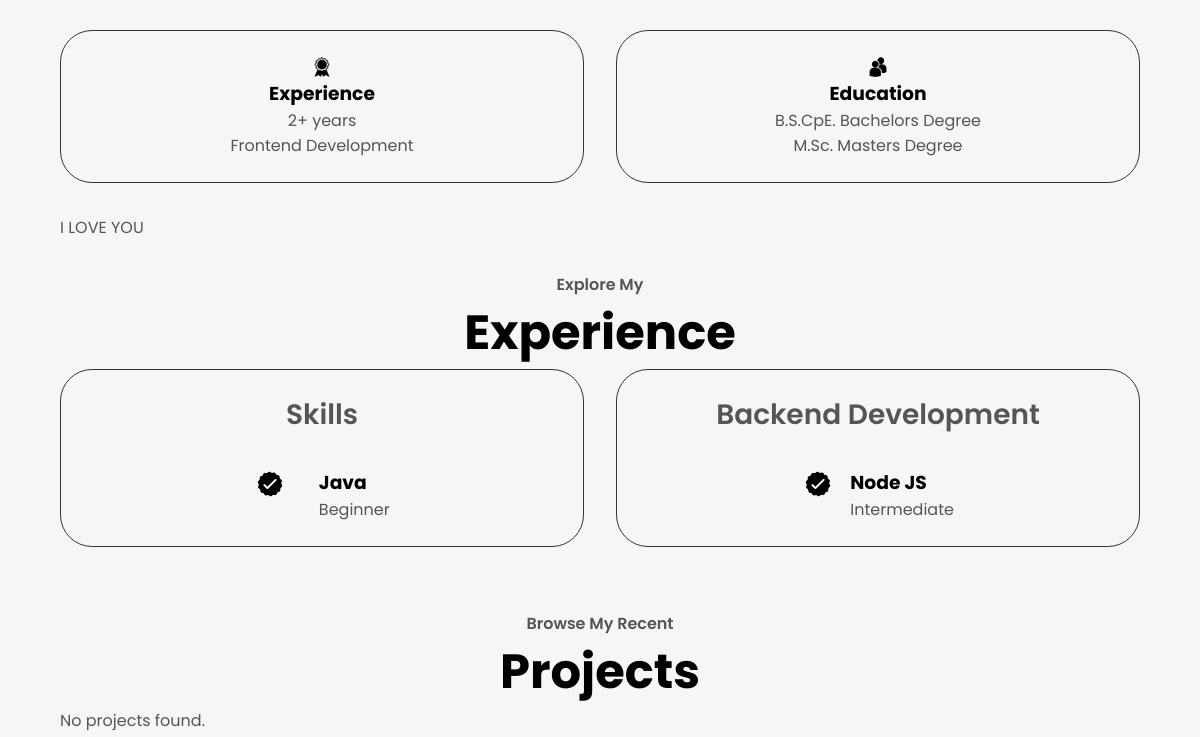
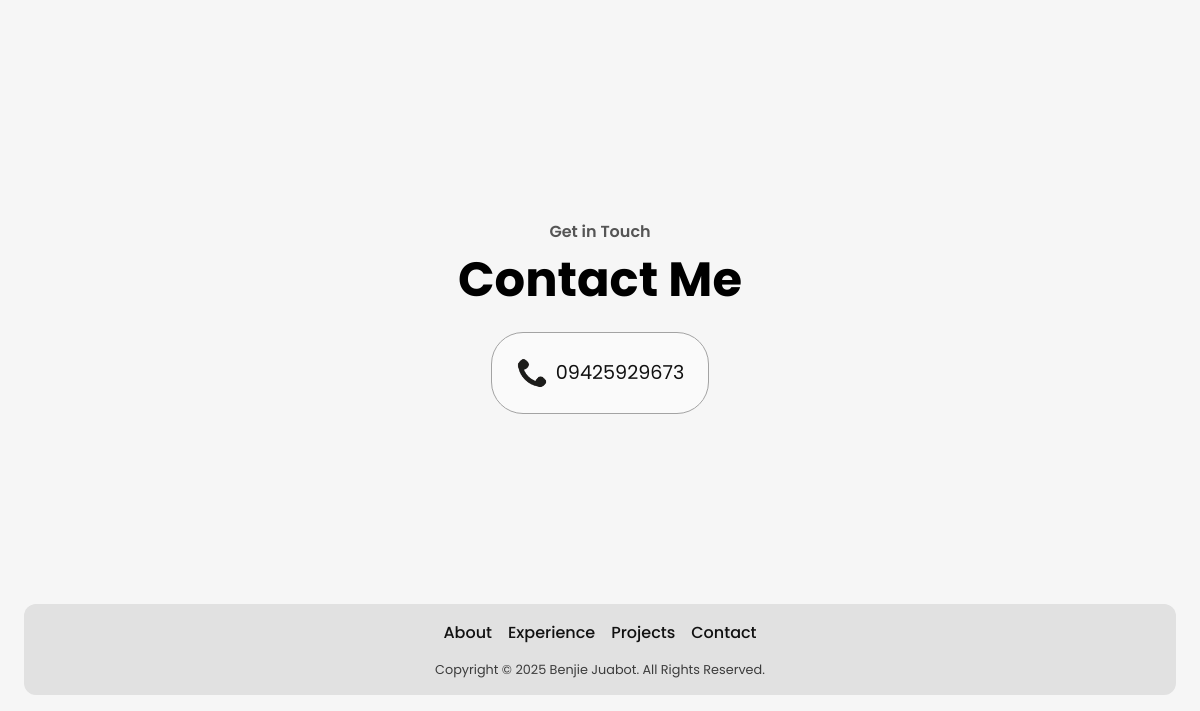
Before: / (lower part) with the older database file (2 pictures, top to bottom).
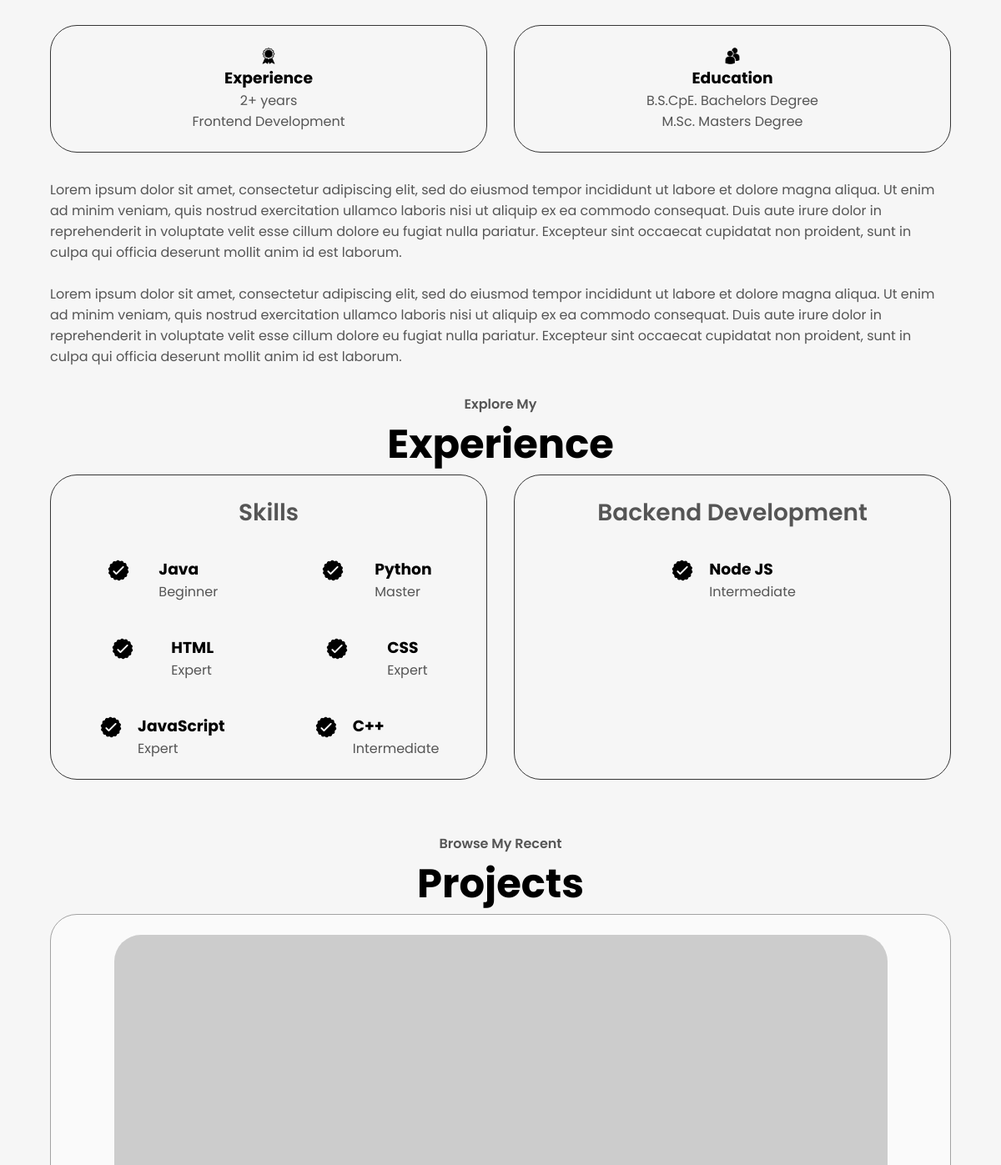
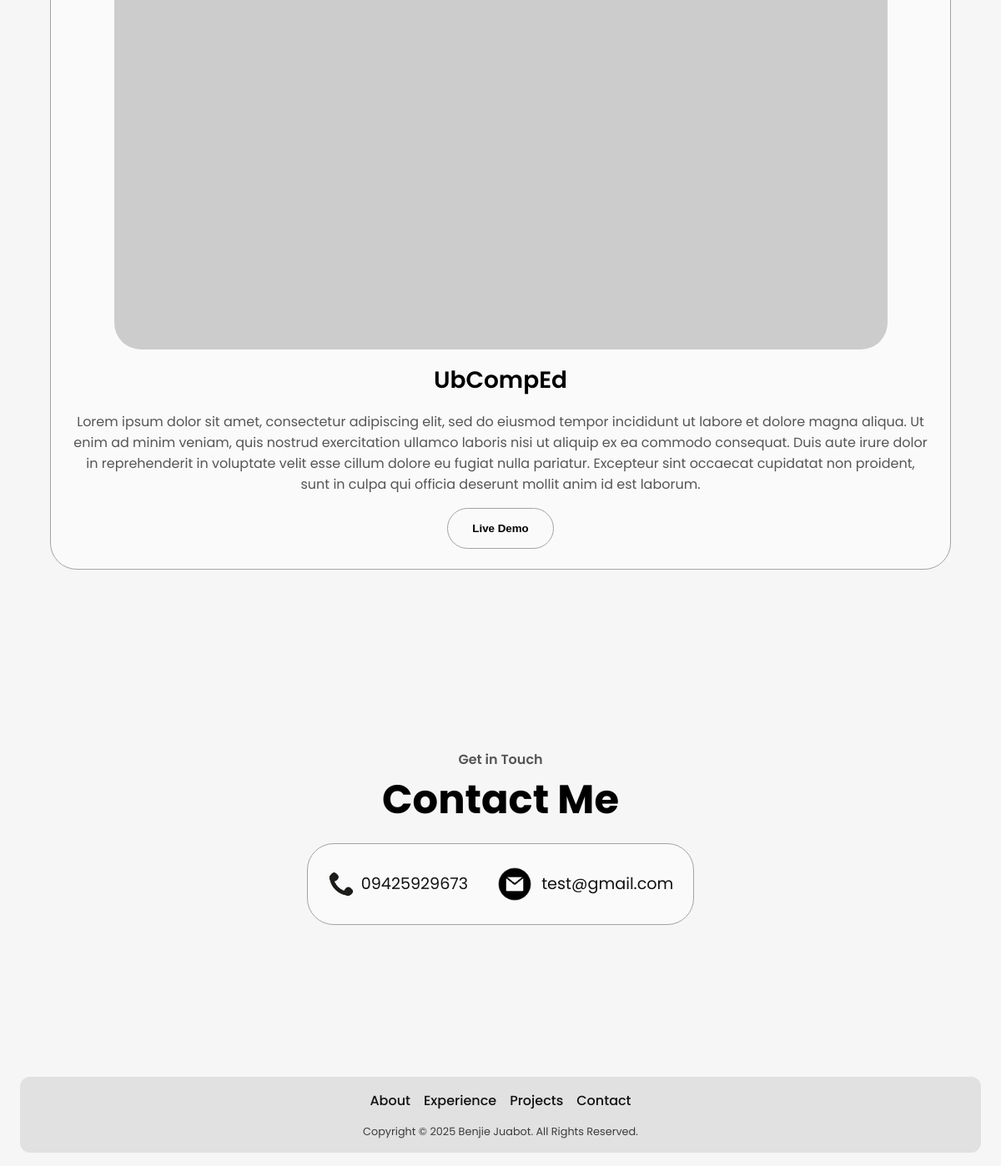
After: the same page with the newer database file (2 pictures, top to bottom).
### tables this page shows
CREATE TABLE `about` (
  `id` int(11) NOT NULL,
  `content` text NOT NULL
);

CREATE TABLE `skills` (
  `id` int(11) NOT NULL,
  `name` varchar(50) NOT NULL,
  `level` varchar(20) NOT NULL,
  `category` varchar(100) DEFAULT 'Programming Languages'
);

CREATE TABLE `contacts` (
  `id` int(11) NOT NULL,
  `type` varchar(50) NOT NULL,
  `value` varchar(255) NOT NULL,
  `is_deleted` tinyint(1) DEFAULT 0,
  `platform` varchar(100) DEFAULT NULL,
  `link` varchar(255) DEFAULT NULL,
  `deleted` tinyint(1) NOT NULL DEFAULT 0
);

CREATE TABLE `projects` (
  `id` int(11) NOT NULL,
  `title` varchar(255) NOT NULL,
  `description` text NOT NULL,
  `category` varchar(100) DEFAULT NULL,
  `link` varchar(255) DEFAULT NULL,
  `created_at` timestamp NOT NULL DEFAULT current_timestamp(),
  `image` longblob DEFAULT NULL
);

### index.php (the view, shortened to what the changed rows need)
<?php
require 'db.php';
$conn->query("CREATE TABLE IF NOT EXISTS skills (
    id INT AUTO_INCREMENT PRIMARY KEY,
    name VARCHAR(255) NOT NULL,
    level VARCHAR(20) NOT NULL
)");
$conn->query("CREATE TABLE IF NOT EXISTS about (
    id INT AUTO_INCREMENT PRIMARY KEY,
    content TEXT NOT NULL
)");
$conn->query("CREATE TABLE IF NOT EXISTS projects (
    id INT AUTO_INCREMENT PRIMARY KEY,
    title VARCHAR(255) NOT NULL,
    description TEXT NOT NULL,
    image_url VARCHAR(255) DEFAULT NULL,
    link VARCHAR(255) DEFAULT NULL,
    created_at TIMESTAMP DEFAULT CURRENT_TIMESTAMP
)");
$conn->query("CREATE TABLE IF NOT EXISTS contacts (
    id INT AUTO_INCREMENT PRIMARY KEY,
    platform VARCHAR(100) DEFAULT NULL,
    link VARCHAR(255) DEFAULT NULL,
    deleted TINYINT(1) NOT NULL DEFAULT 0
)");
$projects = [];
if ($conn->query("SHOW TABLES LIKE 'projects'")->num_rows > 0) {
    $project_result = $conn->query("SELECT * FROM projects ORDER BY created_at DESC");
    if ($project_result && $project_result->num_rows > 0) {
        while ($row = $project_result->fetch_assoc()) {
            $projects[] = $row;
        }
    }
}
$contacts = [];
if ($conn->query("SHOW TABLES LIKE 'contacts'")->num_rows > 0) {
    $contacts_result = $conn->query("SELECT * FROM contacts WHERE deleted = 0");
    if ($contacts_result && $contacts_result->num_rows > 0) {
        while ($row = $contacts_result->fetch_assoc()) {
            $contacts[] = $row;
        }
    }
}
$skills = [];
if ($conn->query("SHOW TABLES LIKE 'skills'")->num_rows > 0) {
    $skills_result = $conn->query("SELECT * FROM skills");
    if ($skills_result && $skills_result->num_rows > 0) {
        while ($row = $skills_result->fetch_assoc()) {
            $skills[] = $row;
        }
    }
}
$about = "No about info yet.";
if ($conn->query("SHOW TABLES LIKE 'about'")->num_rows > 0) {
    $about_result = $conn->query("SELECT content FROM about LIMIT 1");
    if ($about_result && $about_result->num_rows > 0) {
        $row = $about_result->fetch_assoc();
        $about = $row['content'];
    }
}
?>
<!DOCTYPE html>
<html lang="en">
  <head>
    <link rel="stylesheet" href="style.css" />
  </head>
  <body>
    <section id="about">
      <div class="section-container">
        <div class="about-details-container">
          <div class="text-container">
            <p>
              <?php echo nl2br(htmlspecialchars($about)); ?>
            </p>
          </div>
        </div>
      </div>
    </section>
    <section id="experience">
      <h1 class="title">Experience</h1>
      <div class="experience-details-container">
        <div class="about-containers">
          <div class="details-container">
            <h2 class="experience-sub-title">Skills</h2>
            <div class="article-container">
              <?php if (count($skills) > 0): ?>
                  <?php foreach ($skills as $skill): ?>
                      <article>
                        <img
                          src="./assets/checkmark.png"
                          alt="Experience icon"
                          class="icon"
                        />
                        <div>
                          <h3><?= htmlspecialchars($skill['name']) ?></h3>
                          <p><?= htmlspecialchars($skill['level']) ?></p>
                        </div>
                      </article>
                  <?php endforeach; ?>
              <?php else: ?>
                  <p>No skills added yet.</p>
              <?php endif; ?>
            </div>
          </div>
          <div class="details-container">
            <h2 class="experience-sub-title">Backend Development</h2>
          </div>
        </div>
      </div>
    </section>
    <section id="projects">
      <h1 class="title">Projects</h1>
      <div class="experience-details-container">
        <div class="about-containers">
          <?php if (count($projects) > 0): ?>
              <?php foreach ($projects as $project): ?>
                  <div class="details-container color-container">
                    <div class="article-container">
                      <?php if (!empty($project['image_url'])): ?>
                          <img
                            src="<?= htmlspecialchars($project['image_url']) ?>"
                            alt="<?= htmlspecialchars($project['title']) ?>"
                            class="project-img"
                            onerror="this.onerror=null;this.src='https://placehold.co/400x300/e0e0e0/000000?text=No+Image'"
                            alt="No image available"
                          />
                      <?php else: ?>
                          <img
                            src="https://placehold.co/400x300/e0e0e0/000000?text=No+Image"
                            alt="No image available"
                            class="project-img"
                          />
                      <?php endif; ?>
                    </div>
                    <h2 class="experience-sub-title project-title"><?= htmlspecialchars($project['title']) ?></h2>
                    <p><?= htmlspecialchars($project['description']) ?></p>
                    <div class="btn-container">
                      <?php if (!empty($project['link'])): ?>
                          <button
                            class="btn btn-color-2 project-btn"
                            onclick="window.open('<?= htmlspecialchars($project['link']) ?>', '_blank')"
                          >
                            Live Demo
                          </button>
                      <?php endif; ?>
                    </div>
                  </div>
              <?php endforeach; ?>
          <?php else: ?>
              <p>No projects found.</p>
          <?php endif; ?>
        </div>
      </div>
    </section>
    <section id="contact">
      <h1 class="title">Contact Me</h1>
      <div class="contact-info-upper-container">
        <?php if (count($contacts) > 0): ?>
            <?php foreach ($contacts as $contact): ?>
                <div class="contact-info-container">
                    <?php
                    $icon_src = '';
                    $alt_text = '';
                    $link_prefix = '';
                    switch ($contact['platform']) {
                        case 'Email':
                            $icon_src = './assets/email.png';
                            $alt_text = 'Email icon';
                            $link_prefix = 'mailto:';
                            break;
                        case 'Phone':
                            $icon_src = './assets/phone.png';
                            $alt_text = 'Phone icon';
                            $link_prefix = 'tel:';
                            break;
                    }
                    ?>
                    <?php if (!empty($icon_src)): ?>
                        <img
                          src="<?= htmlspecialchars($icon_src) ?>"
                          alt="<?= htmlspecialchars($alt_text) ?>"
                          class="icon contact-icon <?= strtolower($contact['platform']) ?>-icon"
                          onerror="this.onerror=null;this.src='https://placehold.co/24x24/e0e0e0/000000?text=Icon';"
                        />
                    <?php endif; ?>
                    <p>
                        <?php if (!empty($contact['link'])): ?>
                            <a href="<?= htmlspecialchars($link_prefix . $contact['link']) ?>" target="_blank">
                                <?= htmlspecialchars($contact['link']) ?>
                            </a>
                        <?php else: ?>
                            <?= htmlspecialchars($contact['platform']) ?>: Not available
                        <?php endif; ?>
                    </p>
                </div>
            <?php endforeach; ?>
        <?php else: ?>
            <p>No contact information available.</p>
        <?php endif; ?>
      </div>
    </section>
  </body>
</html>

Changed rows visible on the page:
changed about: content "I LOVE YOU" → "Lorem ipsum dolor sit amet, consectetur adipiscing elit, sed do eiusmod tempor incididunt ut labore et dolore magna aliqua. Ut enim ad minim veniam, quis nostrud exercitation ullamco laboris nisi ut aliquip ex ea commodo consequat. Duis aute irure dolor in reprehenderit in voluptate velit esse cillum dolore eu fugiat nulla pariatur. Excepteur sint occaecat cupidatat non proident, sunt in culpa qui officia deserunt mollit anim id est laborum. Lorem ipsum dolor sit amet, consectetur adipiscing elit, sed do eiusmod tempor incididunt ut labore et dolore magna aliqua. Ut enim ad minim veniam, quis nostrud exercitation ullamco laboris nisi ut aliquip ex ea commodo consequat. Duis aute irure dolor…"
added skills: name "Python", level "Master"
added skills: name "HTML", level "Expert"
added skills: name "CSS", level "Expert"
added skills: name "JavaScript", level "Expert"
added skills: name "C++", level "Intermediate"
added projects: title "UbCompEd", description "Lorem ipsum dolor sit amet, consectetur adipiscing elit, sed do eiusmod tempor incididunt ut labore et dolore magna aliqua. Ut enim ad minim veniam, quis nostrud exercitation ullamco laboris nisi ut aliquip ex ea commodo consequat. Duis aute irure dolor in reprehenderit in voluptate velit esse cillum dolore eu fugiat nulla pariatur. Excepteur sint occaecat cupidatat non proident, sunt in culpa qui officia deserunt mollit anim id est laborum."
now on this page (row edited): contacts: shows a picture, link "test@gmail.com"
Other visible differences:
text no longer shown: "No projects found."
